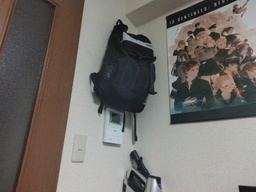
#> input picture app/data/one.jpg, 256 x 192 px, shrunk from 4608 x 3456 before the run
$ python using_affine_transformation.py
#> lines starting #> are read from the running program, lines starting #| are printed output that depends on the picture
import cv2
import numpy as np
import os
from PIL import Image
import random

def apply_affine_transform(image_path, rotation_angle, output_path, transformation):
    # 画像を読み込む
#> called with image_path = 'data/one.jpg', rotation_angle = 0, output_path = 'temp_0.jpg', transformation = 4
    img = cv2.imread(image_path)
#> img is the input picture: shape (192, 256, 3); mean B, G, R 105.5, 110.4, 114.7

    # 画像のサイズを取得
    rows, cols = img.shape[:2]
#> rows = 192; cols = 256

    # アフィン変換のための変換行列を作成
    M = cv2.getRotationMatrix2D((cols/2, rows/2), rotation_angle, 1)
#> M = [[1, 0, 0], [0, 1, 0]]

    # アフィン変換を適用
    dst = cv2.warpAffine(img, M, (cols, rows))

    # ランダムに選択した変換を適用
    if transformation == 1:
        # 色彩変化
        dst = cv2.cvtColor(dst, cv2.COLOR_BGR2HSV)
        dst[:,:,0] = (dst[:,:,0] + random.randint(0, 180)) % 180
        dst = cv2.cvtColor(dst, cv2.COLOR_HSV2BGR)
    elif transformation == 2:
        # スケール変化
        scale = 1 + random.uniform(-0.1, 0.1)
        dst = cv2.resize(dst, None, fx=scale, fy=scale)
    elif transformation == 3:
        # 透明度の変化（アルファブレンディング）
        alpha = random.uniform(0.5, 1.0)
        dst = cv2.addWeighted(dst, alpha, img, 1 - alpha, 0)
    elif transformation == 4:
        # 形状変化（シア変換）
        M = np.float32([[1, random.uniform(-0.1, 0.1), 0],
                        [random.uniform(-0.1, 0.1), 1, 0]])
        dst = cv2.warpAffine(dst, M, (cols, rows))
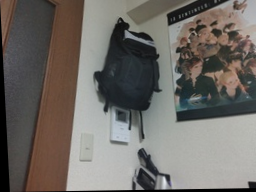
#> dst: shape (192, 256, 3); mean B, G, R 101.9, 106.7, 110.9

    # 変換した画像を保存
    cv2.imwrite(output_path, dst)

def create_rotating_gif(image_path, gif_path, num_frames):
    # 一時的な画像ファイルのパスを保存するリスト
    temp_images = []

    try:
        for i in range(num_frames * 2):  # 正回転と逆回転
            # 回転角度を計算（360度をフレーム数で分割）
            angle = i * (360 / num_frames) if i < num_frames else 360 - (i - num_frames) * (360 / num_frames)

            # 出力画像のパスを作成
            output_path = f"temp_{i}.jpg"
            temp_images.append(output_path)

            # ランダムに変換を選択
            transformation = random.choice([1, 2, 3, 4])

            # アフィン変換を適用
            apply_affine_transform(image_path, angle, output_path, transformation)

        # 一時的な画像を読み込み、GIFを作成
        images = [Image.open(image_path) for image_path in temp_images]
        images[0].save(gif_path, save_all=True, append_images=images[1:], loop=0)
    finally:
        # 一時的な画像を削除
        for image_path in temp_images:
            os.remove(image_path)

# 関数を呼び出して画像にアフィン変換を適用し、GIFを作成
create_rotating_gif("data/one.jpg", "data/rotating.gif", 30)
